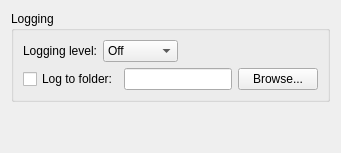
       <widget class="QWidget" name="page_7">
        <layout class="QGridLayout" name="gridLayout_2">
         <item row="0" column="0">
          <widget class="QGroupBox" name="groupBox">
           <property name="title">
            <string>Logging</string>
           </property>
           <layout class="QHBoxLayout" name="horizontalLayout_5">
            <item>
             <layout class="QVBoxLayout" name="verticalLayout_4">
              <item>
               <layout class="QHBoxLayout" name="horizontalLayout_3">
                <item>
                 <widget class="QLabel" name="label_8">
                  <property name="text">
                   <string>Logging level:</string>
                  </property>
                  <property name="textFormat">
                   <enum>Qt::AutoText</enum>
                  </property>
                  <property name="buddy">
                   <cstring>loggingLevelLB</cstring>
                  </property>
                 </widget>
                </item>
                <item>
                 <widget class="QComboBox" name="loggingLevelLB">
                  <item>
                   <property name="text">
                    <string>Off</string>
                   </property>
                  </item>
                  <item>
                   <property name="text">
                    <string>Critical</string>
                   </property>
                  </item>
                  <item>
                   <property name="text">
                    <string>Error</string>
                   </property>
                  </item>
                  <item>
                   <property name="text">
                    <string>Warning</string>
                   </property>
                  </item>
                  <item>
                   <property name="text">
                    <string>Info</string>
                   </property>
                  </item>
                  <item>
                   <property name="text">
                    <string>Debug</string>
                   </property>
                  </item>
                  <item>
                   <property name="text">
                    <string>Trace</string>
                   </property>
                  </item>
                 </widget>
                </item>
                <item>
                 <spacer name="horizontalSpacer_2">
                  <property name="orientation">
                   <enum>Qt::Horizontal</enum>
                  </property>
                  <property name="sizeHint" stdset="0">
                   <size>
                    <width>40</width>
                    <height>20</height>
                   </size>
                  </property>
                 </spacer>
                </item>
               </layout>
              </item>
              <item>
               <layout class="QHBoxLayout" name="horizontalLayout_4">
                <item>
                 <widget class="QCheckBox" name="logToFileCB">
                  <property name="text">
                   <string>Log to folder:</string>
                  </property>
                 </widget>
                </item>
                <item>
                 <widget class="QLineEdit" name="logFileTB">
                  <property name="readOnly">
                   <bool>true</bool>
                  </property>
                 </widget>
                </item>
                <item>
                 <widget class="QPushButton" name="browseLogFilePB">
                  <property name="text">
                   <string>Browse...</string>
                  </property>
                 </widget>
                </item>
               </layout>
              </item>
             </layout>
            </item>
           </layout>
          </widget>
         </item>
         <item row="1" column="0">
          <spacer name="verticalSpacer">
           <property name="orientation">
            <enum>Qt::Vertical</enum>
           </property>
           <property name="sizeHint" stdset="0">
            <size>
             <width>20</width>
             <height>40</height>
            </size>
           </property>
          </spacer>
         </item>
        </layout>
       </widget>
